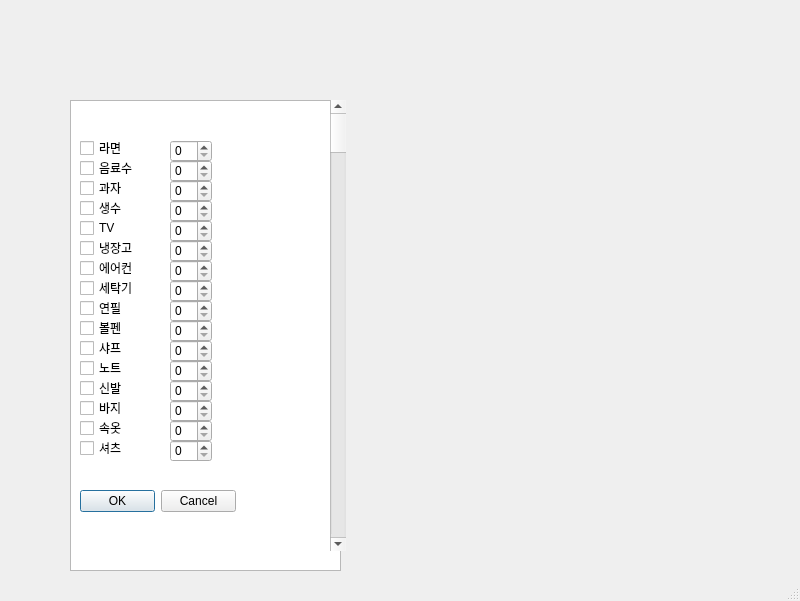
<?xml version="1.0" encoding="UTF-8"?>
<ui version="4.0">
 <class>MainWindow</class>
 <widget class="QMainWindow" name="MainWindow">
  <property name="geometry">
   <rect>
    <x>0</x>
    <y>0</y>
    <width>800</width>
    <height>601</height>
   </rect>
  </property>
  <property name="windowTitle">
   <string>MainWindow</string>
  </property>
  <widget class="QWidget" name="centralwidget">
   <widget class="QListWidget" name="ramen">
    <property name="geometry">
     <rect>
      <x>70</x>
      <y>100</y>
      <width>271</width>
      <height>471</height>
     </rect>
    </property>
   </widget>
   <widget class="QScrollBar" name="verticalScrollBar">
    <property name="geometry">
     <rect>
      <x>330</x>
      <y>100</y>
      <width>16</width>
      <height>451</height>
     </rect>
    </property>
    <property name="orientation">
     <enum>Qt::Vertical</enum>
    </property>
   </widget>
   <widget class="QCheckBox" name="checkBox">
    <property name="geometry">
     <rect>
      <x>80</x>
      <y>140</y>
      <width>81</width>
      <height>16</height>
     </rect>
    </property>
    <property name="text">
     <string>라면</string>
    </property>
   </widget>
   <widget class="QDialogButtonBox" name="buttonBox">
    <property name="geometry">
     <rect>
      <x>80</x>
      <y>490</y>
      <width>156</width>
      <height>23</height>
     </rect>
    </property>
    <property name="standardButtons">
     <set>QDialogButtonBox::Cancel|QDialogButtonBox::Ok</set>
    </property>
   </widget>
   <widget class="QSpinBox" name="spinBox">
    <property name="geometry">
     <rect>
      <x>170</x>
      <y>140</y>
      <width>42</width>
      <height>22</height>
     </rect>
    </property>
   </widget>
   <widget class="QCheckBox" name="checkBox_2">
    <property name="geometry">
     <rect>
      <x>80</x>
      <y>160</y>
      <width>81</width>
      <height>16</height>
     </rect>
    </property>
    <property name="text">
     <string>음료수</string>
    </property>
   </widget>
   <widget class="QSpinBox" name="spinBox_2">
    <property name="geometry">
     <rect>
      <x>170</x>
      <y>160</y>
      <width>42</width>
      <height>22</height>
     </rect>
    </property>
   </widget>
   <widget class="QSpinBox" name="spinBox_3">
    <property name="geometry">
     <rect>
      <x>170</x>
      <y>180</y>
      <width>42</width>
      <height>22</height>
     </rect>
    </property>
   </widget>
   <widget class="QSpinBox" name="spinBox_4">
    <property name="geometry">
     <rect>
      <x>170</x>
      <y>200</y>
      <width>42</width>
      <height>22</height>
     </rect>
    </property>
   </widget>
   <widget class="QSpinBox" name="spinBox_5">
    <property name="geometry">
     <rect>
      <x>170</x>
      <y>220</y>
      <width>42</width>
      <height>22</height>
     </rect>
    </property>
   </widget>
   <widget class="QSpinBox" name="spinBox_6">
    <property name="geometry">
     <rect>
      <x>170</x>
      <y>240</y>
      <width>42</width>
      <height>22</height>
     </rect>
    </property>
   </widget>
   <widget class="QSpinBox" name="spinBox_7">
    <property name="geometry">
     <rect>
      <x>170</x>
      <y>260</y>
      <width>42</width>
      <height>22</height>
     </rect>
    </property>
   </widget>
   <widget class="QSpinBox" name="spinBox_8">
    <property name="geometry">
     <rect>
      <x>170</x>
      <y>280</y>
      <width>42</width>
      <height>22</height>
     </rect>
    </property>
   </widget>
   <widget class="QSpinBox" name="spinBox_9">
    <property name="geometry">
     <rect>
      <x>170</x>
      <y>300</y>
      <width>42</width>
      <height>22</height>
     </rect>
    </property>
   </widget>
   <widget class="QCheckBox" name="checkBox_3">
    <property name="geometry">
     <rect>
      <x>80</x>
      <y>180</y>
      <width>81</width>
      <height>16</height>
     </rect>
    </property>
    <property name="text">
     <string>과자</string>
    </property>
   </widget>
   <widget class="QSpinBox" name="spinBox_10">
    <property name="geometry">
     <rect>
      <x>170</x>
      <y>320</y>
      <width>42</width>
      <height>22</height>
     </rect>
    </property>
   </widget>
   <widget class="QSpinBox" name="spinBox_11">
    <property name="geometry">
     <rect>
      <x>170</x>
      <y>340</y>
      <width>42</width>
      <height>22</height>
     </rect>
    </property>
   </widget>
   <widget class="QSpinBox" name="spinBox_12">
    <property name="geometry">
     <rect>
      <x>170</x>
      <y>360</y>
      <width>42</width>
      <height>22</height>
     </rect>
    </property>
   </widget>
   <widget class="QSpinBox" name="spinBox_13">
    <property name="geometry">
     <rect>
      <x>170</x>
      <y>380</y>
      <width>42</width>
      <height>22</height>
     </rect>
    </property>
   </widget>
   <widget class="QSpinBox" name="spinBox_14">
    <property name="geometry">
     <rect>
      <x>170</x>
      <y>400</y>
      <width>42</width>
      <height>22</height>
     </rect>
    </property>
   </widget>
   <widget class="QSpinBox" name="spinBox_15">
    <property name="geometry">
     <rect>
      <x>170</x>
      <y>420</y>
      <width>42</width>
      <height>22</height>
     </rect>
    </property>
   </widget>
   <widget class="QSpinBox" name="spinBox_16">
    <property name="geometry">
     <rect>
      <x>170</x>
      <y>440</y>
      <width>42</width>
      <height>22</height>
     </rect>
    </property>
   </widget>
   <widget class="QCheckBox" name="checkBox_4">
    <property name="geometry">
     <rect>
      <x>80</x>
      <y>200</y>
      <width>81</width>
      <height>16</height>
     </rect>
    </property>
    <property name="text">
     <string>생수</string>
    </property>
   </widget>
   <widget class="QCheckBox" name="checkBox_5">
    <property name="geometry">
     <rect>
      <x>80</x>
      <y>220</y>
      <width>81</width>
      <height>16</height>
     </rect>
    </property>
    <property name="text">
     <string>TV</string>
    </property>
   </widget>
   <widget class="QCheckBox" name="checkBox_6">
    <property name="geometry">
     <rect>
      <x>80</x>
      <y>240</y>
      <width>81</width>
      <height>16</height>
     </rect>
    </property>
    <property name="text">
     <string>냉장고</string>
    </property>
   </widget>
   <widget class="QCheckBox" name="checkBox_7">
    <property name="geometry">
     <rect>
      <x>80</x>
      <y>260</y>
      <width>81</width>
      <height>16</height>
     </rect>
    </property>
    <property name="text">
     <string>에어컨</string>
    </property>
   </widget>
   <widget class="QCheckBox" name="checkBox_8">
    <property name="geometry">
     <rect>
      <x>80</x>
      <y>280</y>
      <width>81</width>
      <height>16</height>
     </rect>
    </property>
    <property name="text">
     <string>세탁기</string>
    </property>
   </widget>
   <widget class="QCheckBox" name="checkBox_9">
    <property name="geometry">
     <rect>
      <x>80</x>
      <y>300</y>
      <width>81</width>
      <height>16</height>
     </rect>
    </property>
    <property name="text">
     <string>연필</string>
    </property>
   </widget>
   <widget class="QCheckBox" name="checkBox_10">
    <property name="geometry">
     <rect>
      <x>80</x>
      <y>320</y>
      <width>81</width>
      <height>16</height>
     </rect>
    </property>
    <property name="text">
     <string>볼펜</string>
    </property>
   </widget>
   <widget class="QCheckBox" name="checkBox_11">
    <property name="geometry">
     <rect>
      <x>80</x>
      <y>340</y>
      <width>81</width>
      <height>16</height>
     </rect>
    </property>
    <property name="text">
     <string>샤프</string>
    </property>
   </widget>
   <widget class="QCheckBox" name="checkBox_12">
    <property name="geometry">
     <rect>
      <x>80</x>
      <y>360</y>
      <width>81</width>
      <height>16</height>
     </rect>
    </property>
    <property name="text">
     <string>노트</string>
    </property>
   </widget>
   <widget class="QCheckBox" name="checkBox_13">
    <property name="geometry">
     <rect>
      <x>80</x>
      <y>380</y>
      <width>81</width>
      <height>16</height>
     </rect>
    </property>
    <property name="text">
     <string>신발</string>
    </property>
   </widget>
   <widget class="QCheckBox" name="checkBox_14">
    <property name="geometry">
     <rect>
      <x>80</x>
      <y>400</y>
      <width>81</width>
      <height>16</height>
     </rect>
    </property>
    <property name="text">
     <string>바지</string>
    </property>
   </widget>
   <widget class="QCheckBox" name="checkBox_15">
    <property name="geometry">
     <rect>
      <x>80</x>
      <y>420</y>
      <width>81</width>
      <height>16</height>
     </rect>
    </property>
    <property name="text">
     <string>속옷</string>
    </property>
   </widget>
   <widget class="QCheckBox" name="checkBox_16">
    <property name="geometry">
     <rect>
      <x>80</x>
      <y>440</y>
      <width>81</width>
      <height>16</height>
     </rect>
    </property>
    <property name="text">
     <string>셔츠</string>
    </property>
   </widget>
  </widget>
  <widget class="QMenuBar" name="menubar">
   <property name="geometry">
    <rect>
     <x>0</x>
     <y>0</y>
     <width>800</width>
     <height>21</height>
    </rect>
   </property>
  </widget>
  <widget class="QStatusBar" name="statusbar"/>
 </widget>
 <resources/>
 <connections/>
</ui>
